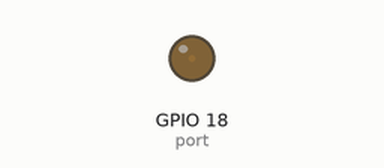
The program below on a simulated Raspberry Pi (BCM pin numbers). Shown: output pins drawn as LEDs (lit = HIGH).

Above: at 0.05 s.
At 5.25 s:
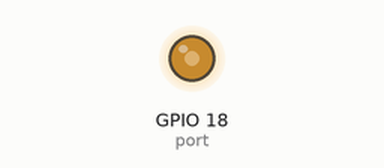
At 8.95 s:
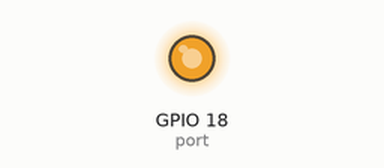
At 17.85 s:
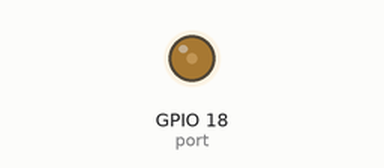
Timing chart, 0 to 26.7 s (numbered marks = the images above):
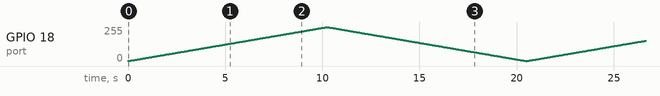

The program:

3-pwm.py
```python
#!/usr/bin/env python
# -*- coding: utf-8 -*-
import sys
import wiringpi2
import time

# GPIOの指定をGPIO番号に設定する。
if wiringpi2.wiringPiSetupGpio() == -1:
    sys.exit(1)

# 使用するGPIOポート
port = 18

# 指定のGPIOの出力方向を決める。
# GPIO.INPUT, GPIO.OUTPUT, GPIO.PWM_OUTPUT, GPIO_CLOCK
wiringpi2.pinMode(port, wiringpi2.GPIO.PWM_OUTPUT)

SLEEP_TIME = 0.01

val = 0
while True:
    try:
        for pw in range(1024):
            wiringpi2.pwmWrite(port, pw)
            time.sleep(SLEEP_TIME)
        for pw in range(1024-1, 0-1, -1):
            wiringpi2.pwmWrite(port, pw)
            time.sleep(SLEEP_TIME)
    except KeyboardInterrupt:
        break
    except:
        raise

sys.exit(0)

# vim: tabstop=4 expandtab shiftwidth=4 softtabstop=4
```
